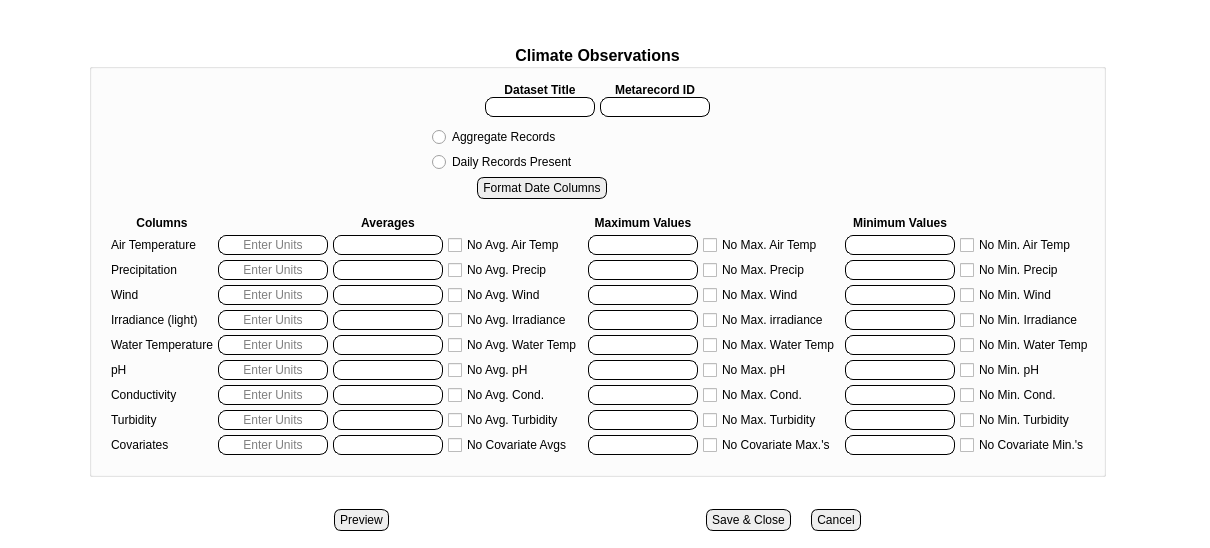
<?xml version="1.0" encoding="UTF-8"?>
<ui version="4.0">
 <class>Form</class>
 <widget class="QWidget" name="Form">
  <property name="geometry">
   <rect>
    <x>0</x>
    <y>0</y>
    <width>1210</width>
    <height>548</height>
   </rect>
  </property>
  <property name="windowTitle">
   <string>Form</string>
  </property>
  <property name="styleSheet">
   <string notr="true">.QLabel{
	background: None;
	padding: 0px;
	margin: 0px;
}
.QComboBox {
    border: 1px solid gray;
    border-radius: 7px;
    padding: 2px;
	padding-left: 15px;
	background: #EEEEEE;
}
.QFrame, .QWidget{
	border-radius: 7;
	background: white;
}	



.QLineEdit{
	padding: 1px;
	border-style: solid;
	border: 1px solid black;
	border-radius: 8px;
	margin: 0px;
}

.QPushButton {
	color: black;
	background: #EEEEEE;
	border-width: 1px;
	border-color: black;
	border-style: solid;
	border-radius: 7;
	margin-top: 0px;
	margin-left: 5px;
	margin-right:5px;	
	padding-left: 5px;
	padding-right: 5px;
	padding-top: 3px;
	padding-bottom: 3px;
}
</string>
  </property>
  <widget class="QWidget" name="layoutWidget">
   <property name="geometry">
    <rect>
     <x>23</x>
     <y>13</y>
     <width>1149</width>
     <height>518</height>
    </rect>
   </property>
   <layout class="QVBoxLayout" name="verticalLayout_3">
    <property name="spacing">
     <number>0</number>
    </property>
    <item>
     <widget class="QFrame" name="frame">
      <property name="styleSheet">
       <string notr="true"/>
      </property>
      <property name="frameShape">
       <enum>QFrame::StyledPanel</enum>
      </property>
      <property name="frameShadow">
       <enum>QFrame::Raised</enum>
      </property>
      <layout class="QHBoxLayout" name="horizontalLayout_6">
       <item>
        <widget class="QGroupBox" name="groupBox">
         <property name="sizePolicy">
          <sizepolicy hsizetype="Fixed" vsizetype="Fixed">
           <horstretch>0</horstretch>
           <verstretch>0</verstretch>
          </sizepolicy>
         </property>
         <property name="font">
          <font>
           <pointsize>12</pointsize>
           <weight>75</weight>
           <bold>true</bold>
          </font>
         </property>
         <property name="title">
          <string>Climate Observations</string>
         </property>
         <property name="alignment">
          <set>Qt::AlignCenter</set>
         </property>
         <layout class="QHBoxLayout" name="horizontalLayout_5">
          <item>
           <layout class="QVBoxLayout" name="verticalLayout_2">
            <property name="spacing">
             <number>7</number>
            </property>
            <item>
             <layout class="QHBoxLayout" name="horizontalLayout_4">
              <item>
               <spacer name="horizontalSpacer_7">
                <property name="orientation">
                 <enum>Qt::Horizontal</enum>
                </property>
                <property name="sizeHint" stdset="0">
                 <size>
                  <width>40</width>
                  <height>20</height>
                 </size>
                </property>
               </spacer>
              </item>
              <item>
               <layout class="QVBoxLayout" name="verticalLayout">
                <property name="spacing">
                 <number>5</number>
                </property>
                <item>
                 <layout class="QHBoxLayout" name="horizontalLayout_2">
                  <item>
                   <spacer name="horizontalSpacer_2">
                    <property name="orientation">
                     <enum>Qt::Horizontal</enum>
                    </property>
                    <property name="sizeHint" stdset="0">
                     <size>
                      <width>40</width>
                      <height>20</height>
                     </size>
                    </property>
                   </spacer>
                  </item>
                  <item>
                   <layout class="QGridLayout" name="gridLayout">
                    <property name="topMargin">
                     <number>5</number>
                    </property>
                    <property name="verticalSpacing">
                     <number>0</number>
                    </property>
                    <item row="0" column="0">
                     <widget class="QLabel" name="label_10">
                      <property name="font">
                       <font>
                        <weight>75</weight>
                        <bold>true</bold>
                       </font>
                      </property>
                      <property name="text">
                       <string>Dataset Title</string>
                      </property>
                      <property name="alignment">
                       <set>Qt::AlignCenter</set>
                      </property>
                     </widget>
                    </item>
                    <item row="2" column="0">
                     <widget class="QLineEdit" name="lnedTitle"/>
                    </item>
                    <item row="0" column="1">
                     <widget class="QLabel" name="label_11">
                      <property name="font">
                       <font>
                        <weight>75</weight>
                        <bold>true</bold>
                       </font>
                      </property>
                      <property name="text">
                       <string>Metarecord ID</string>
                      </property>
                      <property name="alignment">
                       <set>Qt::AlignCenter</set>
                      </property>
                     </widget>
                    </item>
                    <item row="2" column="1">
                     <widget class="QLineEdit" name="lnedMetarecordid"/>
                    </item>
                   </layout>
                  </item>
                  <item>
                   <spacer name="horizontalSpacer">
                    <property name="orientation">
                     <enum>Qt::Horizontal</enum>
                    </property>
                    <property name="sizeHint" stdset="0">
                     <size>
                      <width>40</width>
                      <height>20</height>
                     </size>
                    </property>
                   </spacer>
                  </item>
                 </layout>
                </item>
                <item>
                 <layout class="QFormLayout" name="formLayout">
                  <property name="labelAlignment">
                   <set>Qt::AlignLeading|Qt::AlignLeft|Qt::AlignVCenter</set>
                  </property>
                  <property name="verticalSpacing">
                   <number>-1</number>
                  </property>
                  <property name="topMargin">
                   <number>5</number>
                  </property>
                  <item row="0" column="0">
                   <widget class="QRadioButton" name="rbtnAggregate">
                    <property name="text">
                     <string>Aggregate Records</string>
                    </property>
                   </widget>
                  </item>
                  <item row="1" column="0">
                   <widget class="QRadioButton" name="rbtNoaggregate">
                    <property name="text">
                     <string>Daily Records Present</string>
                    </property>
                   </widget>
                  </item>
                  <item row="2" column="0">
                   <layout class="QHBoxLayout" name="horizontalLayout_3">
                    <item>
                     <spacer name="horizontalSpacer_4">
                      <property name="orientation">
                       <enum>Qt::Horizontal</enum>
                      </property>
                      <property name="sizeHint" stdset="0">
                       <size>
                        <width>40</width>
                        <height>20</height>
                       </size>
                      </property>
                     </spacer>
                    </item>
                    <item>
                     <widget class="QPushButton" name="btnDateformat">
                      <property name="text">
                       <string>Format Date Columns</string>
                      </property>
                     </widget>
                    </item>
                    <item>
                     <spacer name="horizontalSpacer_3">
                      <property name="orientation">
                       <enum>Qt::Horizontal</enum>
                      </property>
                      <property name="sizeHint" stdset="0">
                       <size>
                        <width>40</width>
                        <height>20</height>
                       </size>
                      </property>
                     </spacer>
                    </item>
                   </layout>
                  </item>
                 </layout>
                </item>
               </layout>
              </item>
              <item>
               <spacer name="horizontalSpacer_5">
                <property name="orientation">
                 <enum>Qt::Horizontal</enum>
                </property>
                <property name="sizeHint" stdset="0">
                 <size>
                  <width>40</width>
                  <height>20</height>
                 </size>
                </property>
               </spacer>
              </item>
             </layout>
            </item>
            <item>
             <layout class="QGridLayout" name="gridLayout_2">
              <property name="leftMargin">
               <number>10</number>
              </property>
              <property name="topMargin">
               <number>10</number>
              </property>
              <property name="rightMargin">
               <number>0</number>
              </property>
              <property name="bottomMargin">
               <number>10</number>
              </property>
              <property name="spacing">
               <number>5</number>
              </property>
              <item row="5" column="7">
               <widget class="QCheckBox" name="ckWatertempmin">
                <property name="focusPolicy">
                 <enum>Qt::TabFocus</enum>
                </property>
                <property name="text">
                 <string>No Min. Water Temp</string>
                </property>
               </widget>
              </item>
              <item row="1" column="7">
               <widget class="QCheckBox" name="ckAirmin">
                <property name="text">
                 <string>No Min. Air Temp</string>
                </property>
               </widget>
              </item>
              <item row="9" column="0">
               <widget class="QLabel" name="label_8">
                <property name="text">
                 <string>Covariates</string>
                </property>
               </widget>
              </item>
              <item row="7" column="2">
               <widget class="QLineEdit" name="lnedCondavg"/>
              </item>
              <item row="1" column="4">
               <widget class="QLineEdit" name="lnedAirmax"/>
              </item>
              <item row="2" column="2">
               <widget class="QLineEdit" name="lnedPrecipavg"/>
              </item>
              <item row="1" column="5">
               <widget class="QCheckBox" name="ckAirmax">
                <property name="text">
                 <string>No Max. Air Temp</string>
                </property>
               </widget>
              </item>
              <item row="5" column="2">
               <widget class="QLineEdit" name="lnedWatertempavg"/>
              </item>
              <item row="9" column="6">
               <widget class="QLineEdit" name="lnedCovmin"/>
              </item>
              <item row="7" column="7">
               <widget class="QCheckBox" name="ckCondmin">
                <property name="text">
                 <string>No Min. Cond.</string>
                </property>
               </widget>
              </item>
              <item row="3" column="5">
               <widget class="QCheckBox" name="ckWindmax">
                <property name="focusPolicy">
                 <enum>Qt::TabFocus</enum>
                </property>
                <property name="text">
                 <string>No Max. Wind</string>
                </property>
               </widget>
              </item>
              <item row="8" column="3">
               <widget class="QCheckBox" name="ckTurbidityavg">
                <property name="text">
                 <string>No Avg. Turbidity</string>
                </property>
               </widget>
              </item>
              <item row="8" column="2">
               <widget class="QLineEdit" name="lnedTurbidityavg"/>
              </item>
              <item row="9" column="4">
               <widget class="QLineEdit" name="lnedCovmax"/>
              </item>
              <item row="4" column="3">
               <widget class="QCheckBox" name="ckLightavg">
                <property name="focusPolicy">
                 <enum>Qt::TabFocus</enum>
                </property>
                <property name="text">
                 <string>No Avg. Irradiance</string>
                </property>
               </widget>
              </item>
              <item row="2" column="6">
               <widget class="QLineEdit" name="lnedPrecipmin"/>
              </item>
              <item row="6" column="1">
               <widget class="QLineEdit" name="lnedPhunits">
                <property name="sizePolicy">
                 <sizepolicy hsizetype="Preferred" vsizetype="Preferred">
                  <horstretch>0</horstretch>
                  <verstretch>0</verstretch>
                 </sizepolicy>
                </property>
                <property name="alignment">
                 <set>Qt::AlignCenter</set>
                </property>
                <property name="placeholderText">
                 <string>Enter Units</string>
                </property>
               </widget>
              </item>
              <item row="5" column="4">
               <widget class="QLineEdit" name="lnedWatertempmax"/>
              </item>
              <item row="4" column="6">
               <widget class="QLineEdit" name="lnedLightmin"/>
              </item>
              <item row="7" column="5">
               <widget class="QCheckBox" name="ckCondmax">
                <property name="text">
                 <string>No Max. Cond.</string>
                </property>
               </widget>
              </item>
              <item row="2" column="7">
               <widget class="QCheckBox" name="ckPrecipmin">
                <property name="focusPolicy">
                 <enum>Qt::TabFocus</enum>
                </property>
                <property name="text">
                 <string>No Min. Precip</string>
                </property>
               </widget>
              </item>
              <item row="9" column="1">
               <widget class="QLineEdit" name="lnedCovunits">
                <property name="sizePolicy">
                 <sizepolicy hsizetype="Preferred" vsizetype="Preferred">
                  <horstretch>0</horstretch>
                  <verstretch>0</verstretch>
                 </sizepolicy>
                </property>
                <property name="styleSheet">
                 <string notr="true">QLineEdit{
	padding: 1px;
	border-style: solid;
	border: 1px solid black;
	margin: 0px;
}

</string>
                </property>
                <property name="alignment">
                 <set>Qt::AlignCenter</set>
                </property>
                <property name="placeholderText">
                 <string>Enter Units</string>
                </property>
               </widget>
              </item>
              <item row="7" column="6">
               <widget class="QLineEdit" name="lnedCondmin"/>
              </item>
              <item row="7" column="0">
               <widget class="QLabel" name="label_9">
                <property name="text">
                 <string>Conductivity</string>
                </property>
               </widget>
              </item>
              <item row="3" column="7">
               <widget class="QCheckBox" name="ckWindmin">
                <property name="focusPolicy">
                 <enum>Qt::TabFocus</enum>
                </property>
                <property name="text">
                 <string>No Min. Wind</string>
                </property>
               </widget>
              </item>
              <item row="5" column="0">
               <widget class="QLabel" name="label_6">
                <property name="text">
                 <string>Water Temperature</string>
                </property>
               </widget>
              </item>
              <item row="2" column="5">
               <widget class="QCheckBox" name="ckPrecipmax">
                <property name="focusPolicy">
                 <enum>Qt::TabFocus</enum>
                </property>
                <property name="text">
                 <string>No Max. Precip</string>
                </property>
               </widget>
              </item>
              <item row="3" column="1">
               <widget class="QLineEdit" name="lnedWindunits">
                <property name="sizePolicy">
                 <sizepolicy hsizetype="Preferred" vsizetype="Preferred">
                  <horstretch>0</horstretch>
                  <verstretch>0</verstretch>
                 </sizepolicy>
                </property>
                <property name="alignment">
                 <set>Qt::AlignCenter</set>
                </property>
                <property name="placeholderText">
                 <string>Enter Units</string>
                </property>
               </widget>
              </item>
              <item row="6" column="5">
               <widget class="QCheckBox" name="ckPhmax">
                <property name="focusPolicy">
                 <enum>Qt::TabFocus</enum>
                </property>
                <property name="text">
                 <string>No Max. pH</string>
                </property>
               </widget>
              </item>
              <item row="6" column="0">
               <widget class="QLabel" name="label_7">
                <property name="text">
                 <string>pH</string>
                </property>
               </widget>
              </item>
              <item row="3" column="4">
               <widget class="QLineEdit" name="lnedWindmax"/>
              </item>
              <item row="2" column="1">
               <widget class="QLineEdit" name="lnedPrecipunits">
                <property name="sizePolicy">
                 <sizepolicy hsizetype="Preferred" vsizetype="Preferred">
                  <horstretch>0</horstretch>
                  <verstretch>0</verstretch>
                 </sizepolicy>
                </property>
                <property name="alignment">
                 <set>Qt::AlignCenter</set>
                </property>
                <property name="placeholderText">
                 <string>Enter Units</string>
                </property>
               </widget>
              </item>
              <item row="3" column="0">
               <widget class="QLabel" name="label_4">
                <property name="text">
                 <string>Wind</string>
                </property>
               </widget>
              </item>
              <item row="1" column="0">
               <widget class="QLabel" name="label_2">
                <property name="text">
                 <string>Air Temperature</string>
                </property>
               </widget>
              </item>
              <item row="4" column="1">
               <widget class="QLineEdit" name="lnedLightunits">
                <property name="sizePolicy">
                 <sizepolicy hsizetype="Preferred" vsizetype="Preferred">
                  <horstretch>0</horstretch>
                  <verstretch>0</verstretch>
                 </sizepolicy>
                </property>
                <property name="alignment">
                 <set>Qt::AlignCenter</set>
                </property>
                <property name="placeholderText">
                 <string>Enter Units</string>
                </property>
               </widget>
              </item>
              <item row="7" column="1">
               <widget class="QLineEdit" name="lnedCondunits">
                <property name="sizePolicy">
                 <sizepolicy hsizetype="Preferred" vsizetype="Preferred">
                  <horstretch>0</horstretch>
                  <verstretch>0</verstretch>
                 </sizepolicy>
                </property>
                <property name="styleSheet">
                 <string notr="true">QLineEdit{
	padding: 1px;
	border-style: solid;
	border: 1px solid black;
	margin: 0px;
}

</string>
                </property>
                <property name="alignment">
                 <set>Qt::AlignCenter</set>
                </property>
                <property name="placeholderText">
                 <string>Enter Units</string>
                </property>
               </widget>
              </item>
              <item row="3" column="3">
               <widget class="QCheckBox" name="ckWindavg">
                <property name="focusPolicy">
                 <enum>Qt::TabFocus</enum>
                </property>
                <property name="text">
                 <string>No Avg. Wind</string>
                </property>
               </widget>
              </item>
              <item row="6" column="7">
               <widget class="QCheckBox" name="ckPhmin">
                <property name="focusPolicy">
                 <enum>Qt::TabFocus</enum>
                </property>
                <property name="text">
                 <string>No Min. pH</string>
                </property>
               </widget>
              </item>
              <item row="2" column="0">
               <widget class="QLabel" name="label_3">
                <property name="text">
                 <string>Precipitation</string>
                </property>
               </widget>
              </item>
              <item row="6" column="3">
               <widget class="QCheckBox" name="ckPhavg">
                <property name="focusPolicy">
                 <enum>Qt::TabFocus</enum>
                </property>
                <property name="text">
                 <string>No Avg. pH</string>
                </property>
               </widget>
              </item>
              <item row="5" column="3">
               <widget class="QCheckBox" name="ckWatertempavg">
                <property name="focusPolicy">
                 <enum>Qt::TabFocus</enum>
                </property>
                <property name="text">
                 <string>No Avg. Water Temp</string>
                </property>
               </widget>
              </item>
              <item row="8" column="1">
               <widget class="QLineEdit" name="lnedTurbidityunits">
                <property name="alignment">
                 <set>Qt::AlignCenter</set>
                </property>
                <property name="placeholderText">
                 <string>Enter Units</string>
                </property>
               </widget>
              </item>
              <item row="4" column="0">
               <widget class="QLabel" name="label_5">
                <property name="text">
                 <string>Irradiance (light)</string>
                </property>
               </widget>
              </item>
              <item row="6" column="6">
               <widget class="QLineEdit" name="lnedPhmin"/>
              </item>
              <item row="2" column="4">
               <widget class="QLineEdit" name="lnedPrecipmax"/>
              </item>
              <item row="6" column="4">
               <widget class="QLineEdit" name="lnedPhmax"/>
              </item>
              <item row="2" column="3">
               <widget class="QCheckBox" name="ckPrecipavg">
                <property name="focusPolicy">
                 <enum>Qt::TabFocus</enum>
                </property>
                <property name="text">
                 <string>No Avg. Precip</string>
                </property>
               </widget>
              </item>
              <item row="5" column="1">
               <widget class="QLineEdit" name="lnedWwatertempunits">
                <property name="sizePolicy">
                 <sizepolicy hsizetype="Preferred" vsizetype="Preferred">
                  <horstretch>0</horstretch>
                  <verstretch>0</verstretch>
                 </sizepolicy>
                </property>
                <property name="alignment">
                 <set>Qt::AlignCenter</set>
                </property>
                <property name="placeholderText">
                 <string>Enter Units</string>
                </property>
               </widget>
              </item>
              <item row="7" column="3">
               <widget class="QCheckBox" name="ckCondavg">
                <property name="text">
                 <string>No Avg. Cond.</string>
                </property>
               </widget>
              </item>
              <item row="9" column="2">
               <widget class="QLineEdit" name="lnedCovavg"/>
              </item>
              <item row="7" column="4">
               <widget class="QLineEdit" name="lnedCondmax"/>
              </item>
              <item row="1" column="3">
               <widget class="QCheckBox" name="ckAiravg">
                <property name="text">
                 <string>No Avg. Air Temp</string>
                </property>
               </widget>
              </item>
              <item row="0" column="6">
               <widget class="QLabel" name="label_14">
                <property name="font">
                 <font>
                  <weight>75</weight>
                  <bold>true</bold>
                 </font>
                </property>
                <property name="text">
                 <string>Minimum Values</string>
                </property>
                <property name="alignment">
                 <set>Qt::AlignCenter</set>
                </property>
               </widget>
              </item>
              <item row="1" column="1">
               <widget class="QLineEdit" name="lnedAirunits">
                <property name="sizePolicy">
                 <sizepolicy hsizetype="Preferred" vsizetype="Preferred">
                  <horstretch>0</horstretch>
                  <verstretch>0</verstretch>
                 </sizepolicy>
                </property>
                <property name="alignment">
                 <set>Qt::AlignCenter</set>
                </property>
                <property name="placeholderText">
                 <string>Enter Units</string>
                </property>
               </widget>
              </item>
              <item row="0" column="4">
               <widget class="QLabel" name="label_13">
                <property name="font">
                 <font>
                  <weight>75</weight>
                  <bold>true</bold>
                 </font>
                </property>
                <property name="text">
                 <string>Maximum Values</string>
                </property>
                <property name="alignment">
                 <set>Qt::AlignCenter</set>
                </property>
               </widget>
              </item>
              <item row="3" column="2">
               <widget class="QLineEdit" name="lnedWindavg"/>
              </item>
              <item row="6" column="2">
               <widget class="QLineEdit" name="lnedPhavg"/>
              </item>
              <item row="4" column="2">
               <widget class="QLineEdit" name="lnedLightavg"/>
              </item>
              <item row="3" column="6">
               <widget class="QLineEdit" name="lnedWindmin"/>
              </item>
              <item row="4" column="4">
               <widget class="QLineEdit" name="lnedLightmax"/>
              </item>
              <item row="5" column="5">
               <widget class="QCheckBox" name="ckWatertempmax">
                <property name="focusPolicy">
                 <enum>Qt::TabFocus</enum>
                </property>
                <property name="text">
                 <string>No Max. Water Temp</string>
                </property>
               </widget>
              </item>
              <item row="4" column="5">
               <widget class="QCheckBox" name="ckLightmax">
                <property name="focusPolicy">
                 <enum>Qt::TabFocus</enum>
                </property>
                <property name="text">
                 <string>No Max. irradiance</string>
                </property>
               </widget>
              </item>
              <item row="4" column="7">
               <widget class="QCheckBox" name="ckLightmin">
                <property name="focusPolicy">
                 <enum>Qt::TabFocus</enum>
                </property>
                <property name="text">
                 <string>No Min. Irradiance</string>
                </property>
               </widget>
              </item>
              <item row="1" column="6">
               <widget class="QLineEdit" name="lnedAirmin"/>
              </item>
              <item row="0" column="0">
               <widget class="QLabel" name="label">
                <property name="font">
                 <font>
                  <weight>75</weight>
                  <bold>true</bold>
                 </font>
                </property>
                <property name="text">
                 <string>Columns</string>
                </property>
                <property name="alignment">
                 <set>Qt::AlignCenter</set>
                </property>
               </widget>
              </item>
              <item row="5" column="6">
               <widget class="QLineEdit" name="lnedWatertempmin"/>
              </item>
              <item row="0" column="2">
               <widget class="QLabel" name="label_12">
                <property name="font">
                 <font>
                  <weight>75</weight>
                  <bold>true</bold>
                 </font>
                </property>
                <property name="text">
                 <string>Averages</string>
                </property>
                <property name="alignment">
                 <set>Qt::AlignCenter</set>
                </property>
               </widget>
              </item>
              <item row="1" column="2">
               <widget class="QLineEdit" name="lnedAiravg"/>
              </item>
              <item row="8" column="4">
               <widget class="QLineEdit" name="lnedTurbiditymax"/>
              </item>
              <item row="8" column="6">
               <widget class="QLineEdit" name="lnedTurbiditymin"/>
              </item>
              <item row="8" column="5">
               <widget class="QCheckBox" name="ckTurbiditymax">
                <property name="text">
                 <string>No Max. Turbidity</string>
                </property>
               </widget>
              </item>
              <item row="8" column="7">
               <widget class="QCheckBox" name="ckTurbiditymin">
                <property name="text">
                 <string>No Min. Turbidity</string>
                </property>
               </widget>
              </item>
              <item row="9" column="3">
               <widget class="QCheckBox" name="ckCovavg">
                <property name="text">
                 <string>No Covariate Avgs</string>
                </property>
               </widget>
              </item>
              <item row="9" column="5">
               <widget class="QCheckBox" name="ckCovmax">
                <property name="text">
                 <string>No Covariate Max.'s</string>
                </property>
               </widget>
              </item>
              <item row="9" column="7">
               <widget class="QCheckBox" name="ckCovmin">
                <property name="text">
                 <string>No Covariate Min.'s</string>
                </property>
               </widget>
              </item>
              <item row="8" column="0">
               <widget class="QLabel" name="label_16">
                <property name="text">
                 <string>Turbidity</string>
                </property>
               </widget>
              </item>
             </layout>
            </item>
           </layout>
          </item>
         </layout>
         <zorder></zorder>
        </widget>
       </item>
      </layout>
     </widget>
    </item>
    <item>
     <layout class="QHBoxLayout" name="horizontalLayout_7">
      <item>
       <spacer name="horizontalSpacer_8">
        <property name="orientation">
         <enum>Qt::Horizontal</enum>
        </property>
        <property name="sizeHint" stdset="0">
         <size>
          <width>40</width>
          <height>20</height>
         </size>
        </property>
       </spacer>
      </item>
      <item>
       <widget class="QPushButton" name="btnPreview">
        <property name="text">
         <string>Preview</string>
        </property>
       </widget>
      </item>
      <item>
       <spacer name="horizontalSpacer_6">
        <property name="orientation">
         <enum>Qt::Horizontal</enum>
        </property>
        <property name="sizeHint" stdset="0">
         <size>
          <width>40</width>
          <height>20</height>
         </size>
        </property>
       </spacer>
      </item>
      <item>
       <layout class="QHBoxLayout" name="horizontalLayout">
        <property name="spacing">
         <number>10</number>
        </property>
        <item>
         <widget class="QPushButton" name="btnSaveClose">
          <property name="text">
           <string>Save &amp;&amp; Close</string>
          </property>
         </widget>
        </item>
        <item>
         <widget class="QPushButton" name="btnCancel">
          <property name="text">
           <string>Cancel</string>
          </property>
         </widget>
        </item>
       </layout>
      </item>
      <item>
       <spacer name="horizontalSpacer_9">
        <property name="orientation">
         <enum>Qt::Horizontal</enum>
        </property>
        <property name="sizeHint" stdset="0">
         <size>
          <width>40</width>
          <height>20</height>
         </size>
        </property>
       </spacer>
      </item>
     </layout>
    </item>
   </layout>
  </widget>
 </widget>
 <tabstops>
  <tabstop>lnedTitle</tabstop>
  <tabstop>lnedMetarecordid</tabstop>
  <tabstop>rbtnAggregate</tabstop>
  <tabstop>rbtNoaggregate</tabstop>
  <tabstop>btnDateformat</tabstop>
  <tabstop>lnedAirunits</tabstop>
  <tabstop>lnedAiravg</tabstop>
  <tabstop>ckAiravg</tabstop>
  <tabstop>lnedAirmax</tabstop>
  <tabstop>ckAirmax</tabstop>
  <tabstop>lnedAirmin</tabstop>
  <tabstop>ckAirmin</tabstop>
  <tabstop>lnedPrecipunits</tabstop>
  <tabstop>lnedPrecipavg</tabstop>
  <tabstop>ckPrecipavg</tabstop>
  <tabstop>lnedPrecipmax</tabstop>
  <tabstop>ckPrecipmax</tabstop>
  <tabstop>lnedPrecipmin</tabstop>
  <tabstop>ckPrecipmin</tabstop>
  <tabstop>lnedWindunits</tabstop>
  <tabstop>lnedWindavg</tabstop>
  <tabstop>ckWindavg</tabstop>
  <tabstop>lnedWindmax</tabstop>
  <tabstop>ckWindmax</tabstop>
  <tabstop>lnedWindmin</tabstop>
  <tabstop>ckWindmin</tabstop>
  <tabstop>lnedLightunits</tabstop>
  <tabstop>lnedLightavg</tabstop>
  <tabstop>ckLightavg</tabstop>
  <tabstop>lnedLightmax</tabstop>
  <tabstop>ckLightmax</tabstop>
  <tabstop>lnedLightmin</tabstop>
  <tabstop>ckLightmin</tabstop>
  <tabstop>lnedWwatertempunits</tabstop>
  <tabstop>lnedWatertempavg</tabstop>
  <tabstop>ckWatertempavg</tabstop>
  <tabstop>lnedWatertempmax</tabstop>
  <tabstop>ckWatertempmax</tabstop>
  <tabstop>lnedWatertempmin</tabstop>
  <tabstop>ckWatertempmin</tabstop>
  <tabstop>lnedPhunits</tabstop>
  <tabstop>lnedPhavg</tabstop>
  <tabstop>ckPhavg</tabstop>
  <tabstop>lnedPhmax</tabstop>
  <tabstop>ckPhmax</tabstop>
  <tabstop>lnedPhmin</tabstop>
  <tabstop>ckPhmin</tabstop>
  <tabstop>lnedCondunits</tabstop>
  <tabstop>lnedCondavg</tabstop>
  <tabstop>ckCondavg</tabstop>
  <tabstop>lnedCondmax</tabstop>
  <tabstop>ckCondmax</tabstop>
  <tabstop>lnedCondmin</tabstop>
  <tabstop>ckCondmin</tabstop>
  <tabstop>lnedTurbidityunits</tabstop>
  <tabstop>lnedTurbidityavg</tabstop>
  <tabstop>ckTurbidityavg</tabstop>
  <tabstop>lnedTurbiditymax</tabstop>
  <tabstop>ckTurbiditymax</tabstop>
  <tabstop>lnedTurbiditymin</tabstop>
  <tabstop>ckTurbiditymin</tabstop>
  <tabstop>lnedCovunits</tabstop>
  <tabstop>lnedCovavg</tabstop>
  <tabstop>ckCovavg</tabstop>
  <tabstop>lnedCovmax</tabstop>
  <tabstop>ckCovmax</tabstop>
  <tabstop>lnedCovmin</tabstop>
  <tabstop>ckCovmin</tabstop>
  <tabstop>btnPreview</tabstop>
  <tabstop>btnSaveClose</tabstop>
  <tabstop>btnCancel</tabstop>
 </tabstops>
 <resources/>
 <connections/>
</ui>
